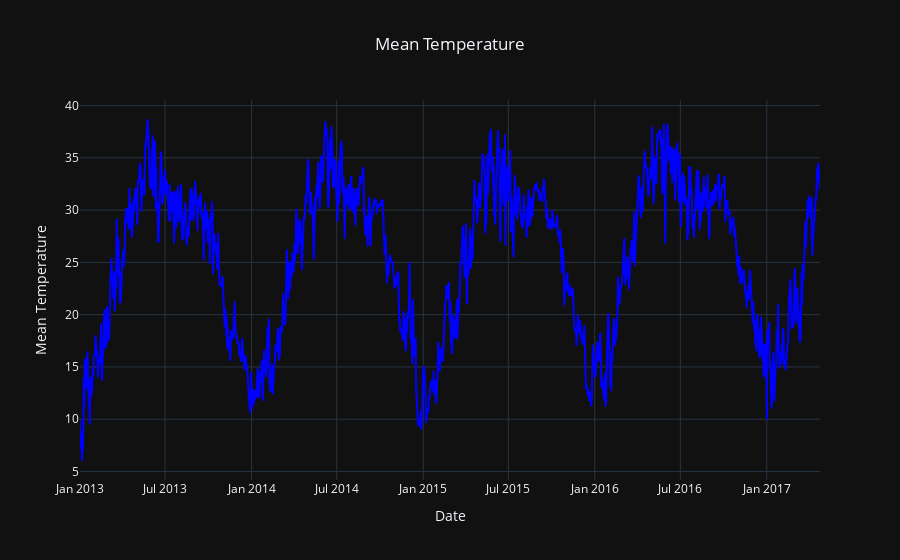

Write notebook code for a chart like this one.
### Code cell
fig_temp=go.Figure()
fig_temp.add_trace(go.Scatter(x=climate_df.index,
                             y=climate_df['meantemp'],
                             mode='lines',
                   line=dict(color='Blue')))
fig_temp.update_layout(title="Mean Temperature",
                       xaxis_title='Date',
                       yaxis_title='Mean Temperature',
                       template='plotly_dark',
                       title_x=0.5)
fig_temp.show()

### Figure 1 — Plotly figure (JSON) as saved in the notebook; plotly's stock layout.template omitted (floating-point values rounded to 4 significant figures; data arrays with more than 128 entries replaced by an {"elided": "..."} marker saying what was removed)
{"data": [{"line": {"color": "Blue"}, "mode": "lines", "type": "scatter", "x": {"elided": "1576 str values"}, "y": {"elided": "1576 float values"}}], "layout": {"autosize": true, "title": {"text": "Mean Temperature", "x": 0.5}, "xaxis": {"autorange": true, "range": ["2013-01-01", "2017-04-24"], "title": {"text": "Date"}, "type": "date"}, "yaxis": {"autorange": true, "range": [4.183, 40.53], "title": {"text": "Mean Temperature"}, "type": "linear"}}}
